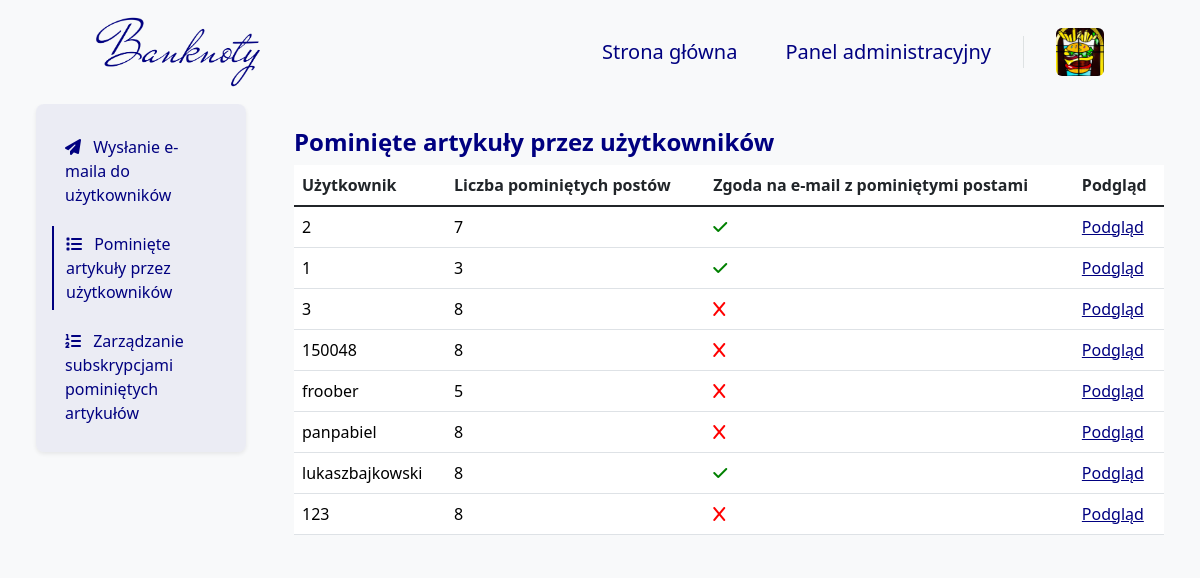
/skipped_posts/AdminPanel/ (signed in), run on the app's committed database.
### blog/models.py (models this page shows, shortened)
class Author(models.Model):
    user = models.OneToOneField(User, on_delete=models.CASCADE, verbose_name="Użytkownik")
    bio = models.TextField(
        validators=[validate_bio],
        verbose_name="O autorze", help_text="Krótka informacja o autorze, maksymalnie 512 znaków.")
    profile_pic = models.ImageField(
        null=False, blank=False,
        upload_to="images/profile/",
        verbose_name="Zdjęcie profilowe")
    author_quote = models.TextField(null=False,
                                    blank=False,
                                    validators=[validate_author_quote],
                                    verbose_name='Cytat autora',
                                    help_text="Krótkie motto autora, maksymalnie 128 znaków.")
    author_function = models.TextField(null=False,
                                       blank=False,
                                       validators=[validate_author_function],
                                       verbose_name='Stanowisko autora',
                                       help_text="Nazwa funkcji jaką pełni autor.")
    author_url = models.URLField(null=True, blank=True, verbose_name="URL do strony użytkowanika")
    pinterest_url = models.URLField(
        validators=[validate_pinterest],
        null=True, blank=True, verbose_name="URL do Pinteresta")
    facebook_url = models.URLField(
        validators=[validate_facebook],
        null=True, blank=True, verbose_name="URL do Facebooka")
    twitter_url = models.URLField(
        validators=[validate_twitter],
        null=True, blank=True, verbose_name="URL do Twittera")
    instagram_url = models.URLField(
        validators=[validate_instagram],
        null=True, blank=True, verbose_name="URL do Instagrama")
    def is_profile_pic(self):
        if self.profile_pic:
            return True
        else:
            return False
    is_profile_pic.boolean = True
    is_profile_pic.short_description = 'Profile picture'
    def is_author_url(self):
        if self.author_url:
            return True
        else:
            return False
    is_author_url.boolean = True
    is_author_url.short_description = 'Author page'
    def is_pinterest_url(self):
        if self.pinterest_url:
            return True
        else:
            return False
    is_pinterest_url.boolean = True
    is_pinterest_url.short_description = 'Pinterest page'
    def is_twitter_url(self):
        if self.twitter_url:
            return True
        else:
            return False
    is_twitter_url.boolean = True
    is_twitter_url.short_description = 'Twitter page'
    def is_facebook_url(self):
        if self.facebook_url:
            return True
        else:
            return False
    is_facebook_url.boolean = True
    is_facebook_url.short_description = 'Facebook page'
    def is_instagram_url(self):
        if self.instagram_url:
            return True
        else:
            return False
    is_instagram_url.boolean = True
    is_instagram_url.short_description = 'Instagram page'

class User(models.Model):
    GENDER_CHOICES = (
        ('M', 'Mężczyzna'),
        ('K', 'Kobieta'),
        ('I', 'Inna'),
    )
    user = models.OneToOneField(
        User,
        on_delete=models.CASCADE,
        verbose_name="Użytkownik")
    bio = models.TextField(
        null=False,
        blank=True,
        validators=[validate_bio],
        verbose_name="Bio",
        help_text="Krótka informacja o użytkowniku, maksymalnie 512 znaków.")
    profile_pic = models.ImageField(
        null=False,
        blank=False,
        default="images/profile/1.png",
        upload_to="images/user/",
        verbose_name="Zdjęcie profilowe")
    phone_number = PhoneNumberField(
        region='PL',
        null=True,
        blank=True,
        unique=True,
        verbose_name="Numer telefonu")
    gender = models.CharField(
        choices=GENDER_CHOICES,
        null=False,
        blank=False,
        default='Mężczyzna',
        verbose_name="Płeć",
        max_length=6)
    newsletter = models.BooleanField(
        default=False,
        verbose_name="Biuletyn")
    miss_news = models.BooleanField(
        default=False,
        verbose_name="Pominięte artykuły")
    meetups_news = models.BooleanField(
        default=True,
        verbose_name="Spotkania i wydarzenia")
    opportunities_news = models.BooleanField(
        default=False,
        verbose_name="Okazje z rynku aukcyjnego")
    company_news = models.BooleanField(
        default=True,
        verbose_name="Wiadomości od Banknoty")
    replay_news = models.BooleanField(
        default=False,
        verbose_name="Shot wydzarzeń na Banknoty")
    development_news = models.BooleanField(
        default=False,
        verbose_name="Informacje o rozwoju i zmianach na Banknoty")
    opened_posts = models.ManyToManyField(
        Blog,
        blank=True,
        related_name='opened_by_users',
        verbose_name="Otwarte posty"
    )
    can_be_author = models.BooleanField(
        default=False,
        verbose_name="Czy może być autorem",
        help_text='Czy wniosek na autora został rozpatrzony pozytywnie.')
    def __init__(self, *args, temp=65, **kwargs):
        self.temp = temp
        return super().__init__(*args, **kwargs)
    def is_profile_pic(self):
        if self.profile_pic == "images/profile/1.png":
            return False
        else:
            return True
    is_profile_pic.boolean = True
    is_profile_pic.short_description = 'Zdjęcie profilowe'
    def is_bio(self):
        if self.bio:
            return True
        else:
            return False
    is_bio.boolean = True
    is_bio.short_description = 'Bio'
    def is_phone_number(self):
        if self.phone_number:
            return True
        else:
            return False
    is_phone_number.boolean = True
    is_phone_number.short_description = 'Phone number'
    def is_newsletter(self):
        if self.newsletter:
            return True
        else:
            return False
    is_newsletter.boolean = True
    is_newsletter.short_description = 'Newsletter'

### blog/views_admin/newsletter/skipped_posts/skipped_posts_views.py (the view)
# urls.py: path('skipped_posts/AdminPanel/', skipped_posts_admin_panel, name='skipped_posts_admin_panel'),
@superuser_required
def skipped_posts_admin_panel(request):
    users = DjangoUser.objects.all().order_by('user__id')
    users_with_unopened_posts = []
    for user in users:
        unopened_posts_count = Blog.objects.filter(publiction_status=True).exclude(
            id__in=user.opened_posts.all()).count()
        user.unopened_posts_count = unopened_posts_count
        users_with_unopened_posts.append(user)
    context = get_paginated_context(request, users_with_unopened_posts, 10)
    return render(
        request,
        'AdminTemplates/Newsletter/SkippedPosts/SkippedPostsManageAdmin.html',
        context
    )

### blog/views.py (called while the page is built)
def get_paginated_context(request, queryset, items_per_page=10):
    paginator = Paginator(queryset, items_per_page)
    page_number = request.GET.get('page')
    page_obj = paginator.get_page(page_number)
    context = {
        'page_obj': page_obj,
    }
    return context

### templates/AdminTemplates/Newsletter/SkippedPosts/SkippedPostsManageAdmin.html (shortened to what this page needs)
{% extends 'base.html' %}
{% block navbar %}
    {% include 'Navbar/NavbarAdmin.html' %}
{% endblock %}
{% block content %}
    <div class="container-fluid p-0 m-0">
        <div class="row">
            <div class="col-12 col-lg-3 px-5 px-lg-5 mx-auto bg-body-tertiary">
                {% include 'AdminTemplates/Newsletter/SkippedPosts/Elements/Navigation.html' %}
            </div>
            <div class="col-12 col-lg-9 px-5 px-lg-0 pe-lg-5 pt-4 pt-lg-3 mx-auto bg-body-tertiary mt-2">
                <h4 class="mb-0 pb-2 fw-bold text-navy">
                    Pominięte artykuły przez użytkowników
                </h4>
                {% include 'AdminTemplates/Newsletter/SkippedPosts/Elements/Table/SkippedPosts.html' %}
            </div>
        </div>
    </div>
{% endblock %}

### templates/Navbar/Elements/DropdownUserSmallScreen.html
<a class="ms-4 nav-user" role="button" data-bs-toggle="dropdown" data-bs-auto-close="outside"
   aria-expanded="false">
    {% if user.author %}
        <img class="card-photo rounded nav-user-img" src="{{ user.author.profile_pic.url }}" alt="">
    {% else %}
        <img class="card-photo rounded nav-user-img" src="{{ user.user.profile_pic.url }}" alt="">
    {% endif %}
</a>

### templates/AdminTemplates/Newsletter/SkippedPosts/Elements/Table/SkippedPosts.html
<table class="table table-hover">
    <thead>
    <tr>
        <th scope="col">Użytkownik</th>
        <th scope="col">Liczba pominiętych postów</th>
        <th scope="col">Zgoda na e-mail z pominiętymi postami</th>
        <th scope="col">Podgląd</th>
    </tr>
    </thead>
    <tbody class="table-group-divider">
    {% for user in page_obj %}
        <tr>
            <td>
                <a class="admin_panel_link" href="{% url 'skipped_posts_detail_admin_panel' user.pk %}">
                    {{ user.user }}
                </a>
            </td>
            <td>
                <a class="admin_panel_link" href="{% url 'skipped_posts_detail_admin_panel' user.pk %}">
                    {{ user.unopened_posts_count }}
                </a>
            </td>
            <td>
                <a class="admin_panel_link" href="{% url 'skipped_posts_detail_admin_panel' user.pk %}">
                    {% if user.miss_news %}
                        <i class="fa-solid fa-check"></i>
                    {% else %}
                        <i class="fa-solid fa-x"></i>
                    {% endif %}
                </a>
            </td>
            <td>
                <a class="admin_panel_edit_link"
                   href="{% url 'skipped_posts_detail_admin_panel' user.pk %}">
                    Podgląd
                </a>
            </td>
        </tr>
    {% endfor %}
    </tbody>
</table>

### blog/static/css/style.css (style rules this page uses)
.card-photo { aspect-ratio: 1/1 !important; width: 100%; max-height: 400px; object-fit: cover; object-position: center; }
::placeholder { color: navy !important; opacity: 1; }
.fa-x { min-width: 16px; min-height: 16px; color: red; transition: color 0.5s ease; }
.fa-check { min-width: 16px; min-height: 16px; color: green; }
.admin_panel_link:link { text-decoration: none !important; color: black; }
.admin_panel_edit_link { color: navy; }

### blog/static/css/Authors.css (style rules this page uses)
.text-navy { color: navy; }

### blog/static/css/Author.css (style rules this page uses)
.text-navy { color: navy; }

### blog/static/css/Navbar.css (style rules this page uses)
.nav-user { line-height: 32px; }
.nav-user-img { height: 48px; width: 48px; }

### data on the page
User: user "2", unopened_posts_count "7", miss_news True (drawn)
User: user "1", unopened_posts_count "3", miss_news True (drawn)
User: user "3", unopened_posts_count "8", miss_news False (drawn)
User: user "150048", unopened_posts_count "8", miss_news False (drawn)
User: user "froober", unopened_posts_count "5", miss_news False (drawn)
User: user "panpabiel", unopened_posts_count "8", miss_news False (drawn)
User: user "lukaszbajkowski", unopened_posts_count "8", miss_news True (drawn)
User: user "123", unopened_posts_count "8", miss_news False (drawn)
